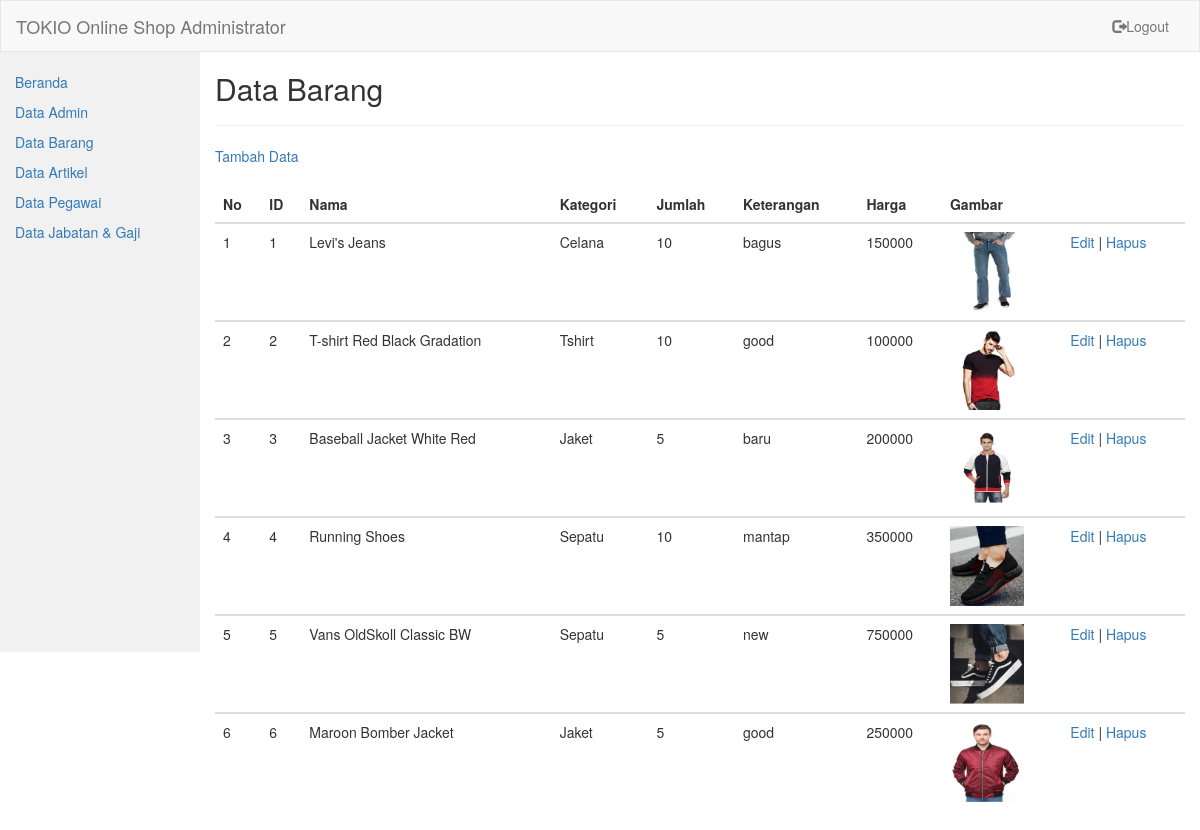
/admin/index.php?page=barang (signed in), run on the app's committed database.
### tables this page shows
CREATE TABLE IF NOT EXISTS `barang` (
  `id_barang` int(10) NOT NULL,
  `nm_brg` varchar(100) NOT NULL,
  `kategori` enum('Sepatu','Celana','Tshirt','Jaket') NOT NULL,
  `jumlah` varchar(100) NOT NULL,
  `keterangan` text NOT NULL,
  `harga` varchar(100) NOT NULL,
  `gambar` varchar(100) NOT NULL
);

### admin/barang.php (the view)
  <h2>Data Barang</h2>
  <hr>
<a href="index.php?page=map">Tambah Data</a>
<br><br>
  <div class="table-responsive">
  <table class="table">
    <thead>
      <tr>
        <th>No</th>
        <th>ID</th>
        <th>Nama</th>
        <th>Kategori</th>
        <th>Jumlah</th>
        <th>Keterangan</th>
        <th>Harga</th>
        <th>Gambar</th>
        <th></th>
      </tr>
    </thead>
<?php
include "koneksi.php";
$query=mysqli_query($koneksi, "SELECT * FROM barang");
$no=1;
foreach ($query as $data) {
  echo "
  <tbody>
      <tr>
        <td>$no</td>
        <td>".$data['id_barang']."</td>
        <td>".$data['nm_brg']."</td>
        <td>".$data['kategori']."</td>
        <td>".$data['jumlah']."</td>
        <td>".$data['keterangan']."</td>
        <td>".$data['harga']."</td>
        <td><img src='gambar_barang/".$data['gambar']."' widht='80px' height='80px'></td>
        <td>
          <a href='index.php?page=barang_edit&id=".$data['id_barang']."'>Edit</a> |
         <a href='index.php?page=barang_hapus&id=".$data['id_barang']."'>Hapus</a>
        </td>
      </tr>
    </tbody>
  ";
$no++;
}
?>
  </table>
  </div>

### admin/index.php (shortened to what this page needs)
<?php
  if(!empty($_SESSION['username']) and !empty($_SESSION['password'])){
  include("koneksi.php");
?>
<!DOCTYPE html>
<html lang="en">
<head>
  <link rel="stylesheet" href="../bootstrap/css/bootstrap.min.css">
</head>
<body>
<nav class="navbar navbar-default">
  <div class="container-fluid">
    <div class="navbar-header">
      <a class="navbar-brand" href="#">TOKIO Online Shop Administrator</a>
    </div>
    <div class="collapse navbar-collapse" id="myNavbar">
      <ul class="nav navbar-nav navbar-right">
        <li><a href="logout.php"><span class="glyphicon glyphicon-log-out"></span>Logout</a></li>
      </ul>
    </div>
  </div>
</nav>
<div class="container-fluid text-left">
  <div class="row content">
    <div class="col-sm-2 sidenav">
      <p class="button"><a href="index.php?page=home">Beranda</a></p>
      <p class="button"><a href="index.php?page=admin">Data Admin</a></p>
      <p class="button"><a href="index.php?page=barang">Data Barang</a></p>
      <p class="button"><a href="index.php?page=artikel">Data Artikel</a></p>
      <p class="button"><a href="index.php?page=pegawai">Data Pegawai</a></p>
      <p class="button"><a href="index.php?page=jabatan">Data Jabatan & Gaji</a></p>
    </div>
    <div class="col-sm-10 text-left">
  <?php
  if(isset($_GET['page'])){
    $page = $_GET['page'];
    switch ($page) {
      case 'barang':
        include "barang.php";
        break;
    }
  }else{
    include "home.php";
  }?>
  </div>
</div>
</body>
</html>
<?php
  }else{
    echo "Dilarang Membuka Halaman Ini";
    header('location:../login.php');
  }
?>

### admin/index.php (style rules this page uses)
.navbar { margin-bottom: 0; border-radius: 0; }
.row.content { height: 600px }
.sidenav { padding-top: 20px; background-color: #f1f1f1; height: 100%; color: orange; }

### data on the page
barang: id_barang "1", nm_brg "Levi's Jeans", kategori "Celana", jumlah "10", keterangan "bagus", harga "150000", gambar (picture)
barang: id_barang "2", nm_brg "T-shirt Red Black Gradation", kategori "Tshirt", jumlah "10", keterangan "good", harga "100000", gambar (picture)
barang: id_barang "3", nm_brg "Baseball Jacket White Red", kategori "Jaket", jumlah "5", keterangan "baru", harga "200000", gambar (picture)
barang: id_barang "4", nm_brg "Running Shoes", kategori "Sepatu", jumlah "10", keterangan "mantap", harga "350000", gambar (picture)
barang: id_barang "5", nm_brg "Vans OldSkoll Classic BW", kategori "Sepatu", jumlah "5", keterangan "new", harga "750000", gambar (picture)
barang: id_barang "6", nm_brg "Maroon Bomber Jacket", kategori "Jaket", jumlah "5", keterangan "good", harga "250000", gambar (picture)
